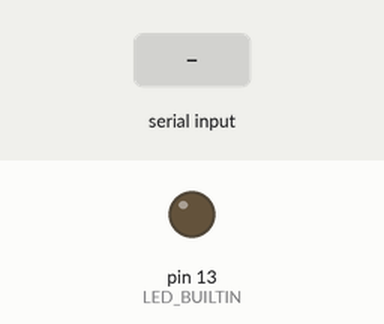
The sketch below on a simulated Arduino Uno, built with avr-gcc and run on an emulated ATmega328P. On the bench: output pins drawn as LEDs (lit = HIGH). The test bench sets the inputs (shaded band).

Above: at 1.2 s.
1.3 s: "a" received over Serial
At 2.4 s:
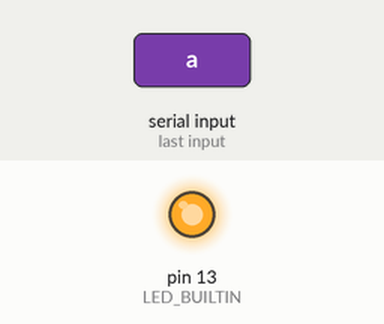
2.8 s: "0" received over Serial
At 3.5 s:
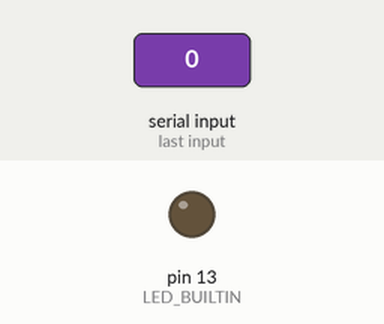
Timing chart, 0 to 5.8 s (numbered marks = the images above; inputs shaded):
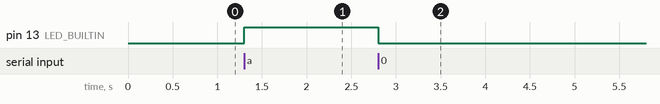

Measured:
- after the input at 1.3 s, pin 13 (LED_BUILTIN): LOW → HIGH at once
- after the input at 2.8 s, pin 13 (LED_BUILTIN): HIGH → LOW at once

The sketch:

Mega_from_ESP_test.ino
```cpp
void setup()
{
  Serial.begin(9600);
  pinMode(LED_BUILTIN, OUTPUT);
  digitalWrite(LED_BUILTIN, LOW);
}

void loop()
{
  if (Serial.available() > 0)
  {
    char commandID = Serial.read();
    switch (commandID)
    {
      case 'a': digitalWrite(LED_BUILTIN, HIGH); break;
      case '0': digitalWrite(LED_BUILTIN, LOW); break;
      default : break;
    }
  }
}
```
